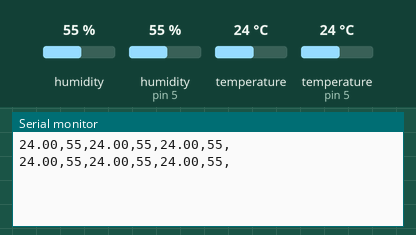
This sketch was run on a simulated Arduino Uno, built with avr-gcc and run on an emulated ATmega328P. On the bench: the last lines printed to the serial monitor. The test bench sets the inputs (shaded band); at power-on: humidity 55 %, humidity (sensor on pin 5) 55 %, temperature 24 °C, temperature (sensor on pin 5) 24 °C.

Above: at 1.2 s.
1.3 s: humidity (sensor 0) set to 22 %
At 2.5 s:
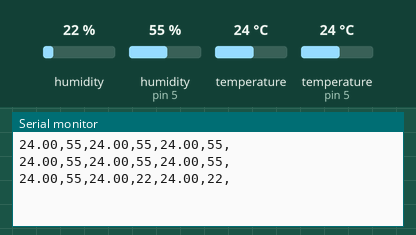
2.8 s: humidity (sensor on pin 5) set to 22 %
At 4.0 s:
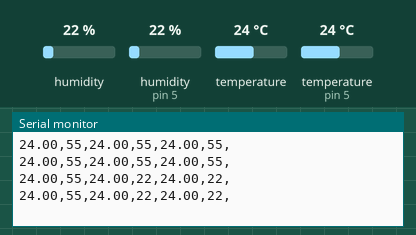
4.3 s: temperature (sensor 0) set to 12 °C
At 6.1 s:
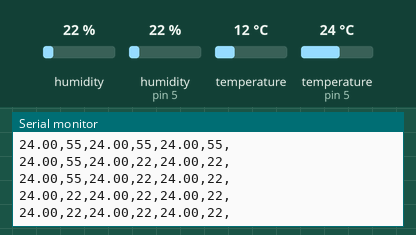
10.4 s: temperature (sensor on pin 5) set to 12 °C
At 11.8 s:
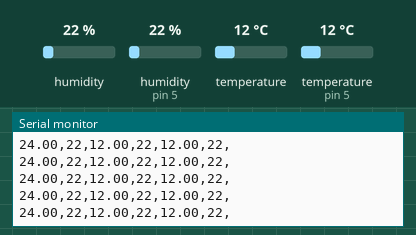
11.9 s: humidity (sensor 0) set to 40 %
At 13.2 s:
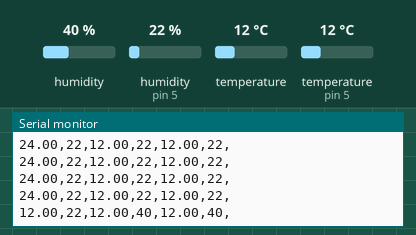
13.4 s: humidity (sensor on pin 5) set to 40 %
At 14.4 s:
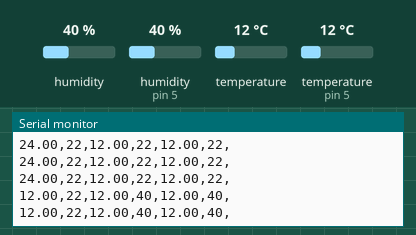
Timing chart, 0 to 15.9 s (numbered marks = the images above; inputs shaded):
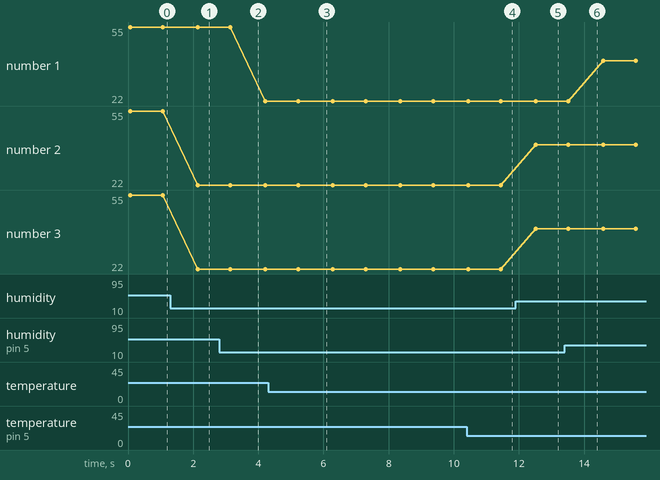

Measured:
- after the input at 1.3 s, the serial monitor: prints a new line after 0.84 s (image 1)
- after the input at 11.9 s, the serial monitor: prints a new line after 0.61 s (image 5)
- plotted number 2: 55 → 22 after the input at 1.3 s, 22 → 40 after the input at 11.9 s
- plotted number 3: 55 → 22 after the input at 1.3 s, 22 → 40 after the input at 11.9 s

The sketch:

Penelitian.ino
```cpp
//library
#include <DHT.h>
//koneksi pin
DHT dht1(5, DHT11);
DHT dht2(0, DHT11);
DHT dht3(0, DHT11);

void setup(){
  Serial.begin(9600);
  dht1.begin();
  dht2.begin();
  dht3.begin();
}

void loop(){
  int humid1 = dht1.readHumidity();
  float temp1 = dht1.readTemperature();
  int humid2 = dht2.readHumidity();
  float temp2 = dht2.readTemperature();
  int humid3 = dht3.readHumidity();
  float temp3 = dht3.readTemperature();

  Serial.print(temp1);
  Serial.print(",");
  Serial.print(humid1);
  Serial.print(",");
  Serial.print(temp2);
  Serial.print(",");
  Serial.print(humid2);
  Serial.print(",");
  Serial.print(temp3);
  Serial.print(",");
  Serial.print(humid3);
  Serial.println(",");
  delay(1000);
}
```
